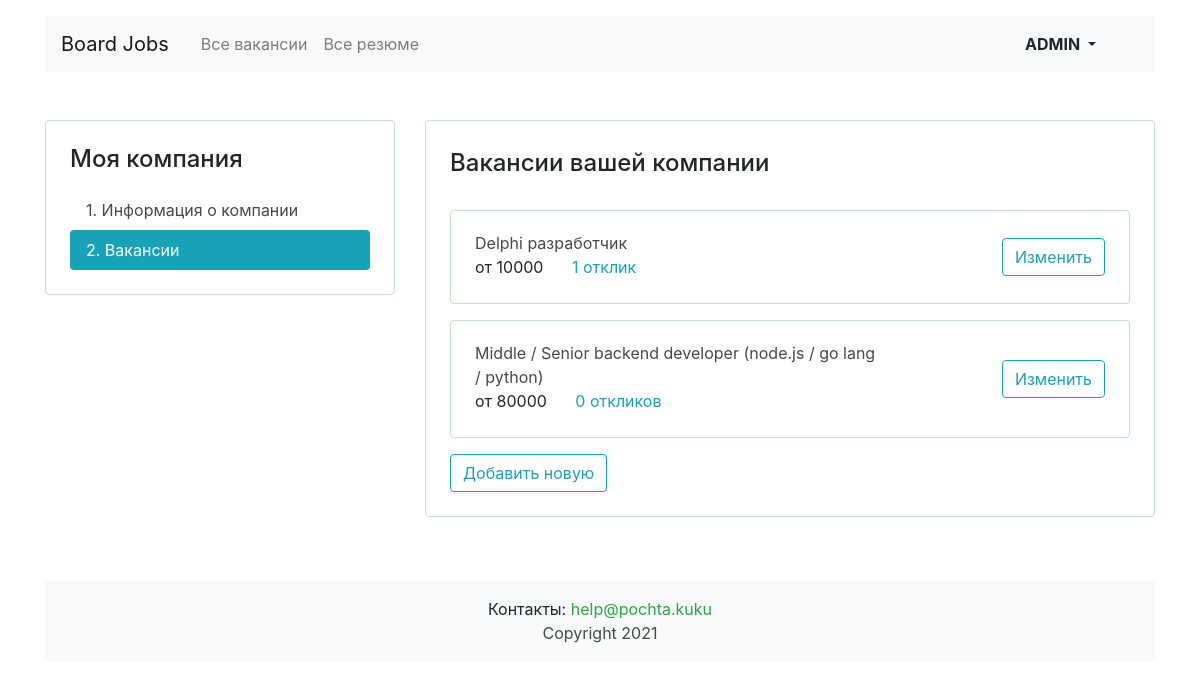
Page /mycompany/vacancies/ (signed in) on the committed database.
### vacancies/models.py (models this page shows, shortened)
class Vacancy(models.Model):
    title = models.CharField("название вакансии", max_length=100, db_index=True)
    skills = models.CharField("навыки", max_length=500)
    description = models.TextField("описание вакансии", max_length=10000, db_index=True)
    salary_min = models.IntegerField("зарплата от")
    salary_max = models.IntegerField("зарплата до")
    published_at = models.DateField("опубликовано", auto_now_add=True)
    company = models.ForeignKey(Company,
                                on_delete=models.CASCADE, related_name="vacancies", verbose_name="компания")
    specialty = models.ForeignKey(Specialty,
                                  on_delete=models.PROTECT, related_name="vacancies", verbose_name="специализация")
    class Meta:
        verbose_name = "вакансия"
        verbose_name_plural = "вакансии"
        ordering = ['id']

### vacancies/views.py (the view)
# urls.py: path('mycompany/vacancies/', MyVacanciesView.as_view(), name='my_vacancies'),  # мои вакансии - список
class MyVacanciesView(LoginRequiredMixin, ListView):
    template_name = 'vacancies/company/vacancy-list.html'
    model = Vacancy
    context_object_name = 'vacancies'
    def get_queryset(self):
        company_id = get_object_or_404(Company, owner_id=self.request.user.id)
        return Vacancy.objects.filter(company_id=company_id).annotate(application_count=Count('applications'))

### vacancies/templatetags/my_filters.py (called while the page is built)
@register.filter()
def ru_pluralize(number: Union[int, str], arg: str = 'текст, тексты, текстов'):
    nominative_singular, nominative_plural, genitive_plural = arg.split(', ')
    number = abs(int(number))
    if (number % 10) == 1 and number % 100 != 11:
        return f'{number} {nominative_singular}'
    elif 2 <= number % 10 <= 4 and number // 10 % 10 != 1:
        return f'{number} {nominative_plural}'
    else:
        return f'{number} {genitive_plural}'

### vacancies/templates/vacancies/company/vacancy-list.html (shortened to what this page needs)
{% extends 'vacancies/base.html' %}
{% load my_filters %}
{% block container %}
    <main class="container mt-3 pb-5">
        <div class="row mt-5">
            {% include 'vacancies/company/menu_left.html' %}
            <div class="col-12 col-lg-8">
                <div class="card">
                    <div class="card-body px-4 pb-4">
                        <section class="tab-pane fade show active">
                            {% if not vacancies %}
                                <p class="alert alert-primary " role="alert">У вас еще нет вакансий. Хотите добавить
                                    новую?</p>
                                <div class="col-6 col-lg-4">
                                    <a href="{% url 'my_vacancy_empty_form' %}"
                                       class="btn btn-outline-info text-center">Хочу</a>
                                </div>
                            {% else %}
                                <h2 class="h4 pt-2 pb-3">Вакансии вашей компании</h2>
                                {% for vacancy in vacancies %}
                                    <div class="card mt-3">
                                        <div class="card-body px-4">
                                            <div class="row align-items-center">
                                                <div class="col-6 col-lg-8">
                                                    <a href="{% url 'vacancy' vacancy.id %}"
                                                       class="mb-1">{{ vacancy.title }}</a>
                                                    <p class="mb-1">
                                                        <span class="mr-4">от {{ vacancy.salary_min }}</span>
                                                        <a href="{% url 'my_vacancy_form' vacancy.id %}#application-sents"
                                                           class="text-info">{{ vacancy.application_count|ru_pluralize:'отклик, отклика, откликов' }}
                                                        </a>
                                                    </p>
                                                </div>
                                                <div class="col-6 col-lg-4 text-right">
                                                    <a href="{% url 'my_vacancy_form' vacancy.id %}"
                                                       class="btn btn-outline-info">Изменить</a>
                                                </div>
                                            </div>
                                        </div>
                                    </div>
                                {% endfor %}
                                <a href="{% url 'my_vacancy_empty_form' %}"
                                   class="btn btn-outline-info text-center mt-3">Добавить новую</a>
                            {% endif %}
                        </section>
                    </div>
                </div>
            </div>
        </div>
    </main>
{% endblock %}

### vacancies/templates/vacancies/base.html (shortened to what this page needs)
<!DOCTYPE html>
{% load static %}
<html lang="ru">
<head>
    <link rel="stylesheet" href="https://stackpath.bootstrapcdn.com/bootstrap/4.3.1/css/bootstrap.min.css"
>
    <link rel="stylesheet" type="text/css" href="{% static 'css/style_vacancy.css' %}">
</head>
<body>
<header class="container mt-3">
    <nav class="navbar navbar-expand-lg navbar-light bg-light">
        <a class="navbar-brand mr-4" href="{% if request.path == '/' %}#{% else %}/{% endif %}">Board Jobs</a>
        <div class="collapse navbar-collapse justify-content-between" id="navbarNav">
            <ul class="navbar-nav col-10">
                <li class="nav-item">
                    {% if request.path == '/vacancies' %}
                        <a class="nav-link active" href="#">Все вакансии</a>
                    {% else %}
                        <a class="nav-link" href="{% url 'vacancies' %}">Все вакансии</a>
                    {% endif %}
                </li>
                <li class="nav-item">
                    {% if 'resumes' in request.path %}
                        <a class="nav-link active" href="#">Все резюме</a>
                    {% else %}
                        <a class="nav-link" href="{% url 'resumes' %}">Все резюме</a>
                    {% endif %}
                </li>
            </ul>
            <ul class="navbar-nav col-2 justify-content-end">
                {% if request.user.is_authenticated %}
                    <ul class="navbar-nav col-2 justify-content-end">
                        <li class="nav-item active">
                            <div class="btn-group">
                                <button type="button" class="btn dropdown-toggle font-weight-bold"
                                        data-toggle="dropdown"
                                        aria-haspopup="true" aria-expanded="false">
                                    {{ user|upper }}
                                </button>
                            </div>
                        </li>
                    </ul>
                {% else %}
                    <li class="nav-item">
                        <a href="{% url 'login' %}" class="nav-link font-weight-bold">Вход</a>
                    </li>
                {% endif %}
            </ul>
        </div>
    </nav>
</header>
{% block container %} {% endblock %}
<footer class="container mt-3">
    <div class="footer bg-light mb-3 p-3">
        <div class="contact">
            Контакты: <a href="mailto:help@pochta.kuku" class="text-success">help@pochta.kuku</a>
        </div>
        <div>
            <a href="#top">Copyright {% now "Y" %}</a>
        </div>
    </div>
</footer>
</body>
</html>

### vacancies/static/css/style_vacancy.css (style rules this page uses)
.btn { min-width: 75px; }
.card { border: 1px solid rgb(189 228 198); }
.footer { text-align: center; }
a { color: #454a46; }

### rows in the picture
Vacancy: title "Delphi разработчик", salary_min "10000", application_count|ru_pluralize "1 отклик"
Vacancy: title "Middle / Senior backend developer (node.js / go lang / python)", salary_min "80000", application_count|ru_pluralize "0 откликов"

### other values in the picture
{{ user|upper }} "ADMIN"
